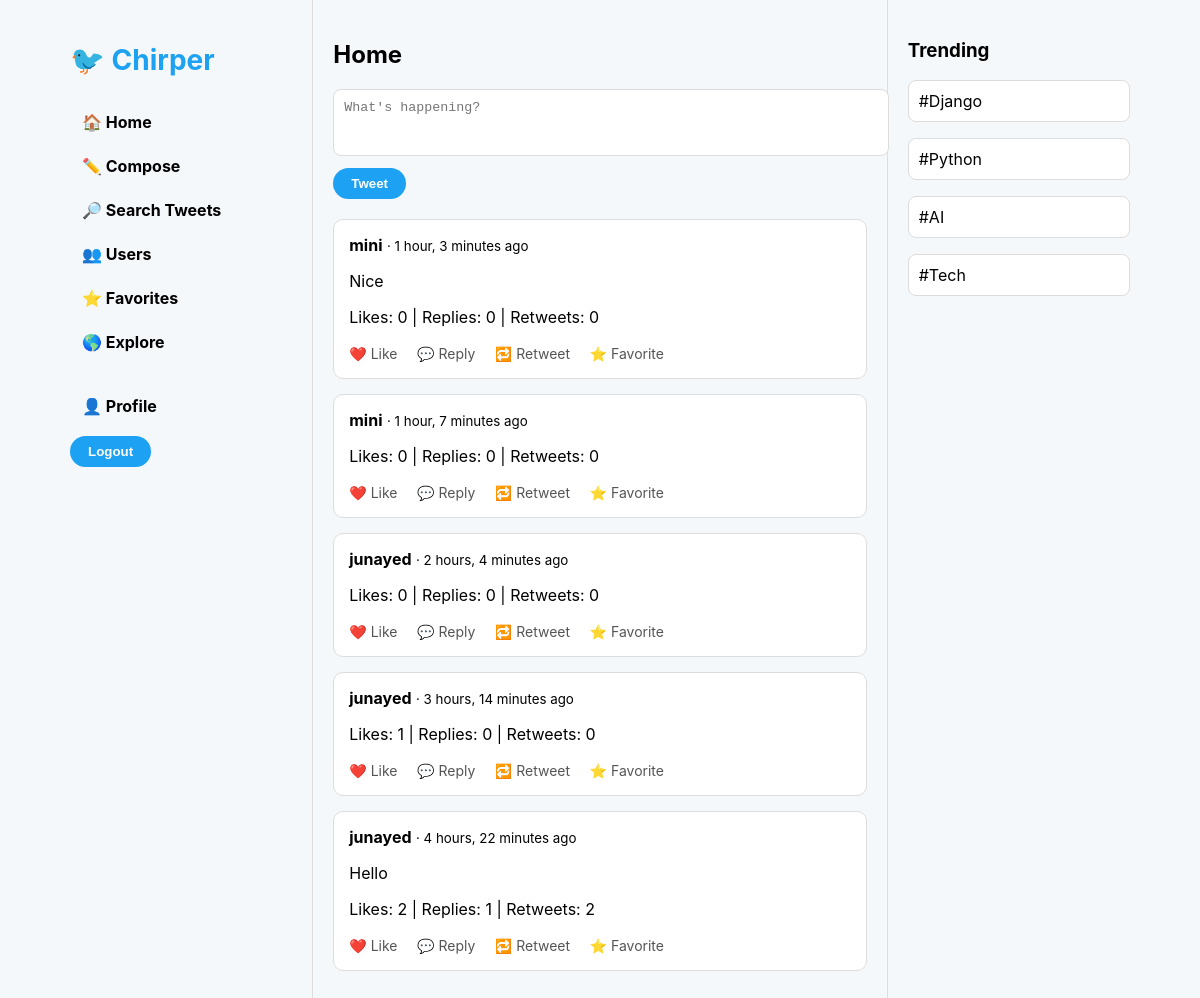
The page /dashboard/ (signed in) on the database its author committed.
### tweets/models.py (models this page shows)
class Tweet(models.Model):
    author = models.ForeignKey(
        User,
        on_delete=models.CASCADE
    )
    content = models.TextField()
    created_at = models.DateTimeField(auto_now_add=True)
    reply_to = models.ForeignKey(
        "self",
        null=True,
        blank=True,
        on_delete=models.CASCADE,
        related_name="replies"
    )
    retweet_of = models.ForeignKey(
        "self",
        null=True,
        blank=True,
        on_delete=models.CASCADE,
        related_name="retweets"
    )

### tweets/views.py (the view)
# urls.py: path("dashboard/", views.dashboard, name="dashboard"),
@login_required
def dashboard(request):
    following = Follow.objects.filter(
        follower=request.user
    ).values_list("following", flat=True)
    tweets = Tweet.objects.filter(
        author__in=list(following) + [request.user.id]
    ).order_by("-created_at")
    return render(request, "dashboard.html", {
        "tweets": tweets
    })

### templates/dashboard.html (shortened to what this page needs)
{% extends "base.html" %}
{% block content %}
<h2>Home</h2>
<form method="POST" action="/tweet/create/">
<textarea name="content" rows="3" placeholder="What's happening?"></textarea>
<button type="submit">Tweet</button>
</form>
<br>
{% for tweet in tweets %}
<div class="tweet">
<div>
<b>{{ tweet.author.username }}</b>
<small> · {{ tweet.created_at|timesince }} ago</small>
</div>
<p>{{ tweet.content }}</p>
<p>
Likes: {{ tweet.likes.count }} |
Replies: {{ tweet.replies.count }} |
Retweets: {{ tweet.retweets.count }}
</p>
<div class="actions">
<a href="/tweets/like/{{tweet.id}}">❤️ Like</a>
<a href="/tweets/reply/{{tweet.id}}">💬 Reply</a>
<a href="/tweets/retweet/{{tweet.id}}">🔁 Retweet</a>
<a href="/favorites/add/{{tweet.id}}">⭐ Favorite</a>
</div>
</div>
{% endfor %}
{% endblock %}

### templates/base.html (shortened to what this page needs)
<!DOCTYPE html>
<html>
<head>
</head>
<body>
<div class="layout">
<div class="sidebar">
<h2>🐦 Chirper</h2>
<a href="/dashboard/">🏠 Home</a>
<a href="/tweet/create/">✏️ Compose</a>
<a href="/tweets/search/">🔎 Search Tweets</a>
<a href="/users/search/">👥 Users</a>
<a href="/favorites/">⭐ Favorites</a>
<a href="/explore/">🌎 Explore</a>
<br>
<a href="/users/profile/{{request.user.id}}">👤 Profile</a>
<form action="/accounts/logout/" method="POST">
<button type="submit">Logout</button>
</form>
</div>
<div class="feed">
{% block content %}
{% endblock %}
</div>
<div class="rightbar">
<h3>Trending</h3>
<p>#Django</p>
<p>#Python</p>
<p>#AI</p>
<p>#Tech</p>
</div>
</div>
</body>
</html>

### templates/base.html (style rules this page uses)
body { font-family: -apple-system, BlinkMacSystemFont, "Segoe UI", Roboto, Arial; background:#f5f8fa; margin:0; }
.layout { display:flex; max-width:1100px; margin:auto; }
.sidebar { width:250px; padding:20px; position:sticky; top:0; height:100vh; }
.sidebar h2 { color:#1DA1F2; font-size:28px; }
.sidebar a { display:block; padding:12px; font-weight:bold; text-decoration:none; color:black; border-radius:20px; }
.feed { width:600px; border-left:1px solid #ddd; border-right:1px solid #ddd; min-height:100vh; padding:20px; }
.rightbar { width:250px; padding:20px; position:sticky; top:0; height:100vh; }
.tweet { background:white; border:1px solid #ddd; padding:15px; margin-bottom:15px; border-radius:10px; }
.actions a { margin-right:15px; text-decoration:none; color:#555; font-size:14px; }
textarea { width:100%; padding:10px; border-radius:8px; border:1px solid #ddd; resize:none; }
button { background:#1DA1F2; border:none; padding:8px 18px; color:white; border-radius:20px; margin-top:8px; cursor:pointer; font-weight:bold; }
.rightbar p { background:white; padding:10px; border-radius:8px; border:1px solid #ddd; margin-bottom:10px; }

### rows shown on the page
Tweet: author.username "mini", created_at "1 hour, 3 minutes", content "Nice", likes.count "0", replies.count "0", retweets.count "0"
Tweet: author.username "mini", created_at "1 hour, 7 minutes", likes.count "0", replies.count "0", retweets.count "0"
Tweet: author.username "junayed", created_at "2 hours, 4 minutes", likes.count "0", replies.count "0", retweets.count "0"
Tweet: author.username "junayed", created_at "3 hours, 14 minutes", likes.count "1", replies.count "0", retweets.count "0"
Tweet: author.username "junayed", created_at "4 hours, 22 minutes", content "Hello", likes.count "2", replies.count "1", retweets.count "2"
